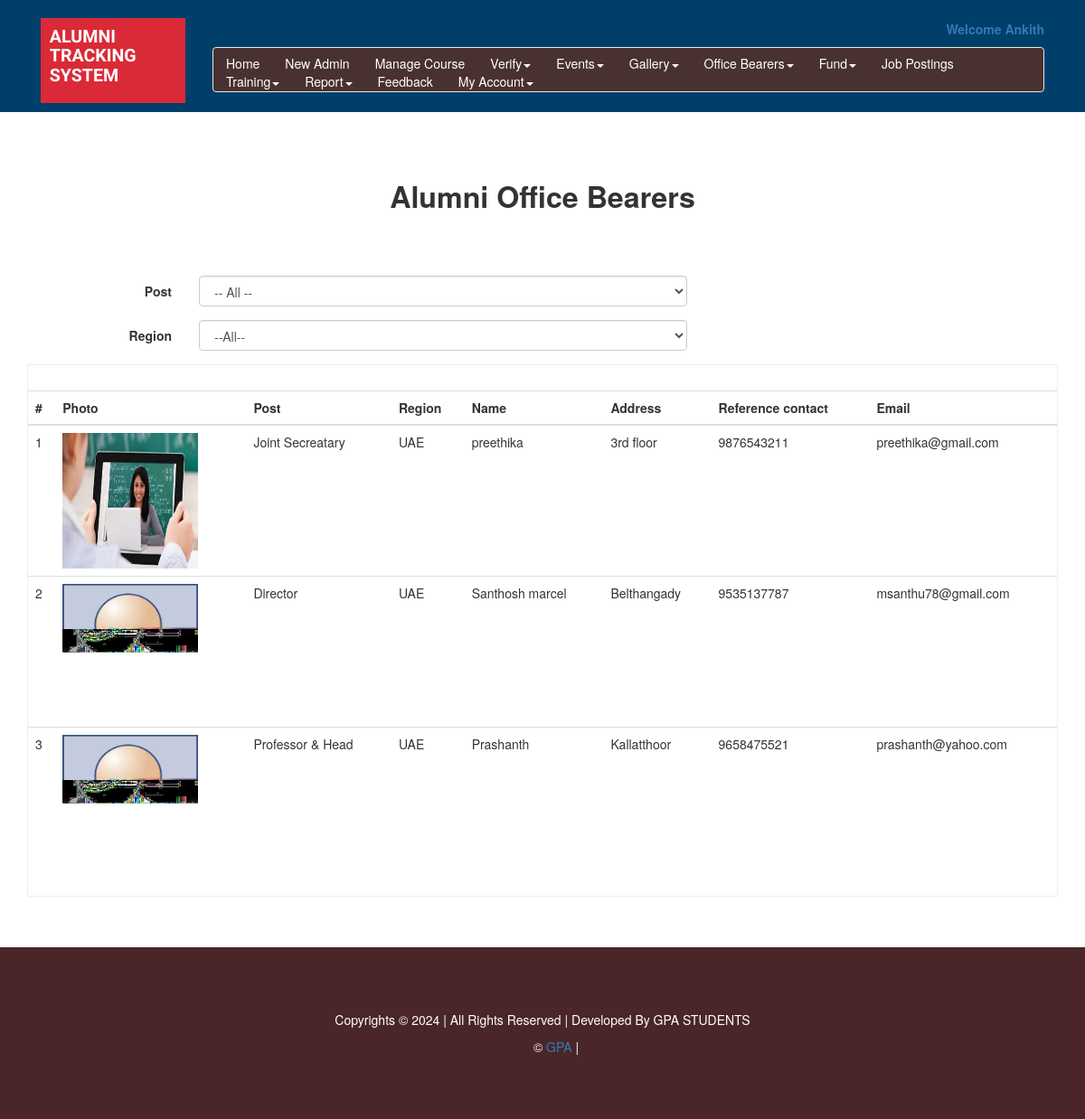
Page /officesearch.php (signed in) on the committed database.
### tables this page shows
CREATE TABLE `tblofficer` (
  `id` int(11) NOT NULL,
  `locid` int(11) NOT NULL,
  `postid` int(11) NOT NULL,
  `userid` int(11) NOT NULL
);

CREATE TABLE `tblalumniphoto` (
  `photoid` int(11) NOT NULL,
  `userid` int(11) NOT NULL,
  `profilepic` varchar(200) NOT NULL
);

CREATE TABLE `tblpost` (
  `postid` int(11) NOT NULL,
  `postname` varchar(200) NOT NULL
);

CREATE TABLE `tblregion` (
  `locid` int(11) NOT NULL,
  `location` varchar(150) NOT NULL
);

CREATE TABLE `tbluser` (
  `userid` int(11) NOT NULL,
  `gender` varchar(15) NOT NULL,
  `name` varchar(150) NOT NULL,
  `dob` date NOT NULL,
  `emailid` varchar(50) NOT NULL,
  `phone` varchar(15) NOT NULL,
  `pyear` int(11) NOT NULL,
  `courseid` int(11) NOT NULL,
  `occupation` varchar(150) NOT NULL,
  `address` text NOT NULL,
  `message` text NOT NULL,
  `upass` varchar(20) NOT NULL,
  `status` varchar(15) NOT NULL,
  `location` int(11) NOT NULL,
  `membershiptype` varchar(15) NOT NULL,
  `mfee` float(10,2) NOT NULL,
  `paytype` varchar(15) NOT NULL,
  `bank` varchar(50) NOT NULL,
  `cardno` varchar(16) NOT NULL,
  `cvv` int(4) NOT NULL,
  `expmonth` int(11) NOT NULL,
  `expyear` int(11) NOT NULL,
  `reg_date` date NOT NULL,
  `designation` varchar(25) NOT NULL,
  `organization` varchar(25) NOT NULL
);

### officesearch.php (the view, shortened to what this page needs)
<?php
include("header.php")
?>
 <div class="container">
	<div class="page">
   <h2 align='center' style='font-weight:bold;font-size:2.3em'>Alumni Office Bearers</h2>
   <p>&nbsp;</p>
     <p>&nbsp;</p>
    <form class="form-horizontal">
      <div class="form-group">
        <label for="inputEmail3" class="col-sm-2 control-label">Post</label>
        <div class="col-sm-6">
         <select name="post" id="post" class="form-control" onchange="loadalumni(post.value,region.value)">
			<?php
			echo "<option value='0'>-- All --</option>";
			  ?>
			</select>
        </div>
      </div>
	  <div class="form-group">
        <label for="inputEmail3" class="col-sm-2 control-label">Region</label>
        <div class="col-sm-6">
         <select name="region" id="region" class="form-control" onchange="loadalumni(post.value,region.value)">
			<?php
			echo "<option value='0'>--All--</option>";
			  ?>
			</select>
        </div>
      </div>
</form>
<div class="bs-example" data-example-id="contextual-table" style="border: 1px solid #eee" id="ajaxoffice">
   <?php
   include("ajaxoffice.php");
     ?>
</div>
</div>
</div>
<link rel="stylesheet" type="text/css" href="DataTables-1.10.12/extensions/Buttons/css/buttons.dataTables.css">
 	<link rel="stylesheet" type="text/css" href="DataTables-1.10.12/media/css/jquery.dataTables.css">
<?php
include("footer.php");
?>

### ajaxoffice.php (shortened to what this page needs)
<?php
include("sqlcon.php");
?>
<table class="table" id="dataTables-example">
  <tr>
    <th>#</th>
    <th>Photo</th>
    <th>Post</th>
	<th>Region</th>
    <th>Name</th>
    <th>Address</th>
    <th>Reference contact</th>
    <th>Email</th>
  </tr>
<tbody>
<?php
  if(isset($_GET["post"]) && isset($_GET["region"]))
  {
	  if($_GET["post"] == 0 && $_GET["region"] != 0)
	  {
		  $q = "SELECT *, tblregion.location as locationa  FROM `tblofficer` LEFT JOIN tblregion on tblregion.locid=tblofficer.locid LEFT JOIN tblpost on tblpost.postid =tblofficer.postid left join tblalumniphoto on tblalumniphoto.userid=tblofficer.userid LEFT JOIN tbluser ON tbluser.userid=tblofficer.userid where tbluser.status='Active' and tblofficer.locid=".$_GET["region"];
	  }
	  else if($_GET["post"] != 0 && $_GET["region"] == 0)
	  {
		  $q = "SELECT *, tblregion.location as locationa  FROM `tblofficer` LEFT JOIN tblregion on tblregion.locid=tblofficer.locid LEFT JOIN tblpost on tblpost.postid =tblofficer.postid left join tblalumniphoto on tblalumniphoto.userid=tblofficer.userid LEFT JOIN tbluser ON tbluser.userid=tblofficer.userid where tbluser.status='Active' and tblofficer.postid=".$_GET["post"];
	  }
	  else if($_GET["post"] != 0 && $_GET["region"] != 0)
	  {
		  $q = "SELECT *, tblregion.location as locationa  FROM `tblofficer` LEFT JOIN tblregion on tblregion.locid=tblofficer.locid LEFT JOIN tblpost on tblpost.postid =tblofficer.postid left join tblalumniphoto on tblalumniphoto.userid=tblofficer.userid LEFT JOIN tbluser ON tbluser.userid=tblofficer.userid where tbluser.status='Active' and tblofficer.postid=".$_GET["post"]." and tblofficer.locid=".$_GET["region"];
	  }
	  else if($_GET["post"] == 0 && $_GET["region"] == 0)
	  {
		  $q = "SELECT *, tblregion.location as locationa  FROM `tblofficer` LEFT JOIN tblregion on tblregion.locid=tblofficer.locid LEFT JOIN tblpost on tblpost.postid =tblofficer.postid left join tblalumniphoto on tblalumniphoto.userid=tblofficer.userid LEFT JOIN tbluser ON tbluser.userid=tblofficer.userid where tbluser.status='Active' ";
	  }
  }
  else
  {
	  $q = "SELECT *, tblregion.location as locationa  FROM `tblofficer` LEFT JOIN tblregion on tblregion.locid=tblofficer.locid LEFT JOIN tblpost on tblpost.postid =tblofficer.postid left join tblalumniphoto on tblalumniphoto.userid=tblofficer.userid LEFT JOIN tbluser ON tbluser.userid=tblofficer.userid where tbluser.status='Active' ";
  }
  $res = mysqli_query($con, $q);
  $c = 1;
  if(mysqli_num_rows($res) > 0)
  {
	  while($row = mysqli_fetch_array($res))
	   {
			if($row['postname'] != "")
			{
		   echo "<tr>
			<td>".$c++."</td>";
			if($row['profilepic'] != NULL)
			{
			echo "<td><img src='upload/alumni/".$row['profilepic']."' width='150px' height='150px'/></td>";
			}
			else{
				echo "<td><img src='upload/alumni/noimage.png' width='150px' height='150px'/></td>";
			}
			echo "<td>".$row['postname']."</td>
			<td>".$row['locationa']."</td>
			<td>".$row['name']."</td>
			<td>".$row['address']."</td>
			<td>".$row['phone']."</td>
			<td>".$row['emailid']."</td>
			</tr>";
			}
	   }
  }
  else
  {
	  echo "<tr><td colspan='7' style='text-align:center;'>Sorry!! No Records</td></tr>";
  }
?>
   </tbody>
</table>

### css/style.css (style rules this page uses)
html,body { background:#fff; font-size: 100%; font-family: 'Questrial', sans-serif; }
h1,h2,h3,h4,h5,h6,label,p { margin:0; }
.form-group { width: 100%; }
.table > thead > tr > th, .table > tbody > tr > th, .table > tfoot > tr > th, .table > thead > tr > td, .table > tbody > tr > td, .table > tfoot > tr > td { padding: 8px; line-height: 1.42857143; vertical-align: top; border-top: none; }
.page { padding: 4em 0 4em; }
.bs-example { padding: 2em 0 0; }
.form-horizontal .control-label { text-align: left; }

### rows in the picture
tblofficer: tblalumniphoto.profilepic (picture), postid.postname "Joint Secreatary", locid.location "UAE", userid.name "preethika", userid.address "3rd floor", userid.phone "9876543211", userid.emailid "preethika@gmail.com"
tblofficer: postid.postname "Director", locid.location "UAE", userid.name "Santhosh marcel", userid.address "Belthangady", userid.phone "9535137787", userid.emailid "msanthu78@gmail.com"
tblofficer: postid.postname "Professor & Head", locid.location "UAE", userid.name "Prashanth", userid.address "Kallatthoor", userid.phone "9658475521", userid.emailid "prashanth@yahoo.com"

### other values in the picture
$_SESSION["name"] "Ankith"
